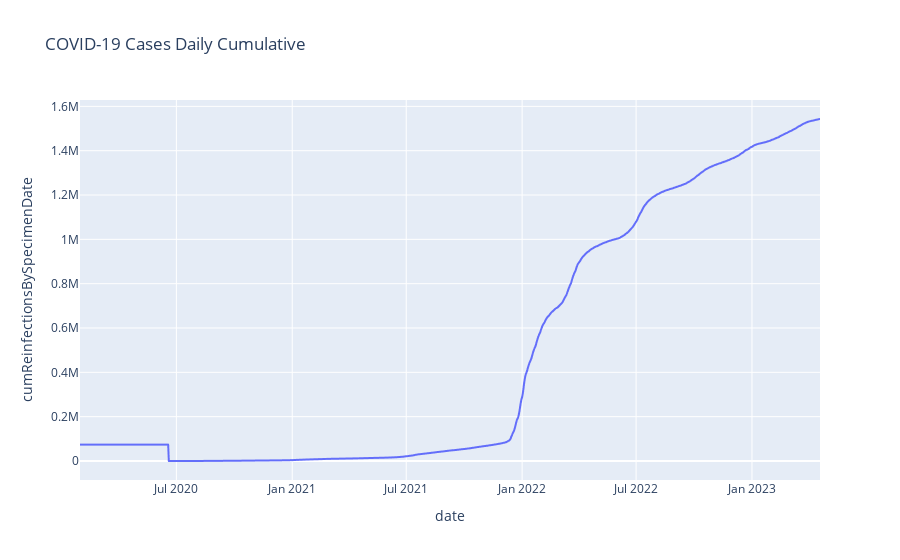

Notebook code cell kept with this figure:
### Code cell
fig=px.line(cases,x='date',y='cumReinfectionsBySpecimenDate', title='COVID-19 Cases Daily Cumulative')
fig.show()

### Figure 1 — Plotly figure (JSON) as saved in the notebook; plotly's stock layout.template omitted (floating-point values rounded to 4 significant figures; data arrays with more than 128 entries replaced by an {"elided": "..."} marker saying what was removed)
{"data": [{"hovertemplate": "date=%{x}<br>cumReinfectionsBySpecimenDate=%{y}<extra></extra>", "legendgroup": "", "line": {"color": "#636efa", "dash": "solid"}, "marker": {"symbol": "circle"}, "mode": "lines", "name": "", "showlegend": false, "type": "scattergl", "x": {"elided": "1176 str values"}, "xaxis": "x", "y": {"elided": "1176 int values"}, "yaxis": "y"}], "layout": {"legend": {"tracegroupgap": 0}, "title": {"text": "COVID-19 Cases Daily Cumulative"}, "xaxis": {"anchor": "y", "domain": [0, 1], "title": {"text": "date"}}, "yaxis": {"anchor": "x", "domain": [0, 1], "title": {"text": "cumReinfectionsBySpecimenDate"}}}}
